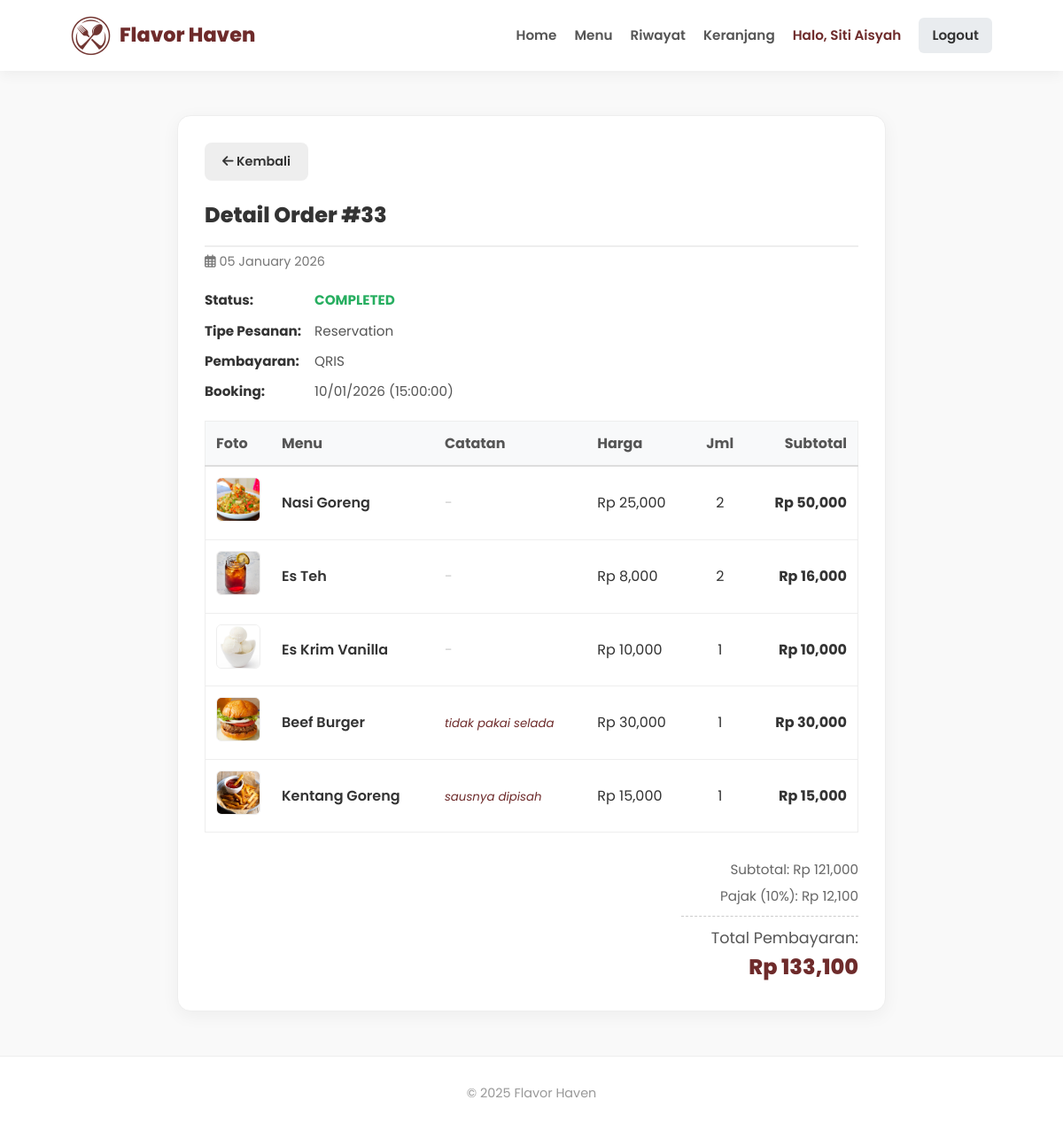
The app's page /riwayat_detail.php?id=33 (signed in) with its own data.
### tables this page shows
CREATE TABLE `transactions` (
  `transactionID` int(10) NOT NULL,
  `userID` int(10) DEFAULT NULL,
  `transactionDate` date DEFAULT curdate(),
  `totalAmount` decimal(10,2) NOT NULL,
  `paymentMethod` enum('QRIS','Debit/Credit Card','Transfer') NOT NULL,
  `status` enum('pending','process','completed') NOT NULL DEFAULT 'pending',
  `type` enum('Delivery','Reservation') NOT NULL DEFAULT 'Reservation',
  `bookingDate` date DEFAULT NULL,
  `bookingTime` time DEFAULT NULL,
  `pax` int(11) DEFAULT NULL,
  `deliveryAddress` text DEFAULT NULL,
  `deliveryPhone` varchar(20) DEFAULT NULL,
  `roomID` int(11) DEFAULT NULL,
  `duration` int(11) DEFAULT NULL
);

CREATE TABLE `transactionsdetail` (
  `detailID` int(10) NOT NULL,
  `transactionID` int(10) NOT NULL,
  `menuID` int(10) NOT NULL,
  `quantity` int(5) NOT NULL,
  `note` text DEFAULT NULL,
  `unitPrice` decimal(10,2) NOT NULL
);

CREATE TABLE `menu` (
  `menuID` int(10) NOT NULL,
  `categoryID` int(10) NOT NULL,
  `menuName` varchar(100) NOT NULL,
  `description` text DEFAULT NULL,
  `price` decimal(10,2) NOT NULL,
  `status` enum('available','out of stock') NOT NULL DEFAULT 'available',
  `image` varchar(255) DEFAULT NULL
);

### riwayat_detail.php (the view, shortened to what this page needs)
<?php
include 'koneksi.php';
$id_trans = isset($_GET['id']) ? $_GET['id'] : '';
$id_user  = $_SESSION['userID'];
$q_header = mysqli_query($koneksi, "SELECT * FROM transactions WHERE transactionID = '$id_trans' AND userID = '$id_user'");
$d_header = mysqli_fetch_assoc($q_header);
$q_detail = mysqli_query($koneksi, "
    SELECT t.*, m.menuName, m.image
    FROM transactionsdetail t
    JOIN menu m ON t.menuID = m.menuID
    WHERE t.transactionID = '$id_trans'
");
?>
<!DOCTYPE html>
<html lang="id">
<head>
    <link rel="stylesheet" href="css/landing.css">
    <link rel="stylesheet" href="css/riwayat_detail.css">
    <link rel="stylesheet" href="https://cdnjs.cloudflare.com/ajax/libs/font-awesome/6.4.0/css/all.min.css">
</head>
<body>
    <?php include 'navbar.php'; ?>
    <div class="container" style="margin-top: 30px;">
        <div class="detail-container">
            <a href="riwayat.php" class="btn-back-custom">
                <i class="fas fa-arrow-left"></i> Kembali
            </a>
            <h1 class="detail-title">Detail Order #<?= $d_header['transactionID']; ?></h1>
            <span class="date-info">
                <i class="far fa-calendar-alt"></i> <?= date('d F Y', strtotime($d_header['transactionDate'])); ?>
            </span>
            <div class="info-group">
                <strong>Status:</strong>
                <?php
                    $s = $d_header['status'];
                    $color = 'text-pending';
                    if($s=='completed') $color='text-completed';
                ?>
                <span class="<?= $color; ?>"><?= strtoupper($s); ?></span>
            </div>
            <div class="info-group">
                <strong>Tipe Pesanan:</strong> <?= $d_header['type']; ?>
            </div>
            <div class="info-group">
                <strong>Pembayaran:</strong> <?= $d_header['paymentMethod']; ?>
            </div>
            <?php if($d_header['type'] == 'Delivery'): ?>
                <div class="info-group">
                    <strong>Alamat:</strong> <?= $d_header['deliveryAddress']; ?>
                </div>
            <?php elseif($d_header['type'] == 'Reservation'): ?>
                <div class="info-group">
                    <strong>Booking:</strong> <?= date('d/m/Y', strtotime($d_header['bookingDate'])); ?> (<?= $d_header['bookingTime']; ?>)
                </div>
            <?php endif; ?>
            <table class="table-simple">
                <thead>
                    <tr>
                        <th width="60">Foto</th>
                        <th>Menu</th>
                        <th>Catatan</th>
                        <th>Harga</th>
                        <th style="text-align:center;">Jml</th>
                        <th style="text-align:right;">Subtotal</th>
                    </tr>
                </thead>
                <tbody>
                    <?php
                    $subtotal_produk = 0;
                    while($item = mysqli_fetch_assoc($q_detail)){
                        $total_per_item = $item['quantity'] * $item['unitPrice'];
                        $subtotal_produk += $total_per_item;
                    ?>
                    <tr>
                        <td><img src="img/<?= $item['image']; ?>" class="img-thumb"></td>
                        <td>
                            <div style="font-weight:600; color:#333;"><?= $item['menuName']; ?></div>
                        </td>
                        <td>
                            <?php if(!empty($item['note'])): ?>
                                <small style="font-style:italic; color:#6E2B2B;">
                                    <?= $item['note']; ?>
                                </small>
                            <?php else: ?>
                                <span style="color:#ccc;">-</span>
                            <?php endif; ?>
                        </td>
                        <td>Rp <?= number_format($item['unitPrice']); ?></td>
                        <td style="text-align:center;"><?= $item['quantity']; ?></td>
                        <td style="text-align:right; font-weight:bold;">
                            Rp <?= number_format($total_per_item); ?>
                        </td>
                    </tr>
                    <?php } ?>
                </tbody>
            </table>
            <?php
                $pajak = $subtotal_produk * 0.10;
                $grand_total = $d_header['totalAmount'];
            ?>
            <div class="total-area">
                <div class="sub-row">
                    Subtotal: Rp <?= number_format($subtotal_produk); ?>
                </div>
                <div class="sub-row">
                    Pajak (10%): Rp <?= number_format($pajak); ?>
                </div>
                <div class="sub-divider"></div>
                <span class="total-label">Total Pembayaran:</span><br>
                <span class="total-amount">Rp <?= number_format($grand_total); ?></span>
            </div>
        </div>
    </div>
    <footer style="text-align:center; padding:30px; color:#999;">
        &copy; 2025 Flavor Haven
    </footer>
</body>
</html>

### css/landing.css (style rules this page uses)
:root { --primary: #6E2B2B; --primary-dark: #4a1c1c; --accent: #FFD700; --text-dark: #333333; --text-light: #666666; --bg-light: #f9f9f9; --white: #ffffff; }
* { margin: 0; padding: 0; box-sizing: border-box; font-family: 'Poppins', sans-serif; }
body { background-color: var(--bg-light); color: var(--text-dark); line-height: 1.6; padding-top: 100px; overflow-x: hidden; }
.container { width: 90%; max-width: 1200px; margin: 0 auto; }
footer { background: white; border-top: 1px solid #eee; padding: 40px; text-align: center; color: #888; font-size: 0.9rem; margin-top: 50px; }

### css/riwayat_detail.css (style rules this page uses)
body { background-color: #f9f9f9; }
.detail-container { max-width: 800px; margin: 0 auto; background: white; padding: 30px; border-radius: 15px; box-shadow: 0 5px 20px rgba(0, 0, 0, 0.05); margin-bottom: 50px; border: 1px solid #eee; }
.btn-back-custom { display: inline-block; background: #eee; color: #333; padding: 10px 20px; border-radius: 8px; text-decoration: none; font-weight: 600; font-size: 0.9rem; margin-bottom: 20px; transition: 0.3s; }
.detail-title { font-size: 1.5rem; color: #333; font-weight: 800; margin-bottom: 5px; border-bottom: 2px solid #eee; padding-bottom: 15px; }
.date-info { font-size: 0.9rem; color: #777; margin-bottom: 20px; display: block; }
.info-group { margin-bottom: 10px; font-size: 0.95rem; color: #555; }
.info-group strong { color: #333; width: 120px; display: inline-block; }
.text-completed { color: #27ae60; font-weight: bold; }
.table-simple { width: 100%; border-collapse: collapse; margin-top: 20px; border: 1px solid #eee; }
.table-simple th { background: #f8f9fa; text-align: left; padding: 12px; border-bottom: 2px solid #ddd; color: #555; }
.table-simple td { padding: 12px; border-bottom: 1px solid #eee; vertical-align: middle; }
.img-thumb { width: 50px; height: 50px; object-fit: cover; border-radius: 6px; border: 1px solid #eee; }
.total-area { text-align: right; padding-top: 20px; margin-top: 10px; }
.sub-row { font-size: 0.95rem; color: #666; margin-bottom: 5px; }
.sub-divider { border-top: 1px dashed #ccc; width: 200px; margin-left: auto; margin-bottom: 10px; margin-top: 10px; }
.total-label { font-size: 1.1rem; color: #555; }
.total-amount { font-size: 1.5rem; color: #6E2B2B; font-weight: 800; }

### records on screen
transactions: transactionID "33", transactionDate "05 January 2026", status "COMPLETED", type "Reservation", paymentMethod "QRIS", bookingDate "10/01/2026", bookingTime "15:00:00", totalAmount "133,100"
transactionsdetail: menuID.image (picture), menuID.menuName "Nasi Goreng", unitPrice "25,000", quantity "2", total_per_item "50,000"
transactionsdetail: menuID.image (picture), menuID.menuName "Es Teh", unitPrice "8,000", quantity "2", total_per_item "16,000"
transactionsdetail: menuID.image (picture), menuID.menuName "Es Krim Vanilla", unitPrice "10,000", quantity "1", total_per_item "10,000"
transactionsdetail: menuID.image (picture), menuID.menuName "Beef Burger", note "tidak pakai selada", unitPrice "30,000", quantity "1", total_per_item "30,000"
transactionsdetail: menuID.image (picture), menuID.menuName "Kentang Goreng", note "sausnya dipisah", unitPrice "15,000", quantity "1", total_per_item "15,000"

### other values on screen
$_SESSION['nama_user'] "Siti Aisyah"
$subtotal_produk "121,000"
$pajak "12,100"
